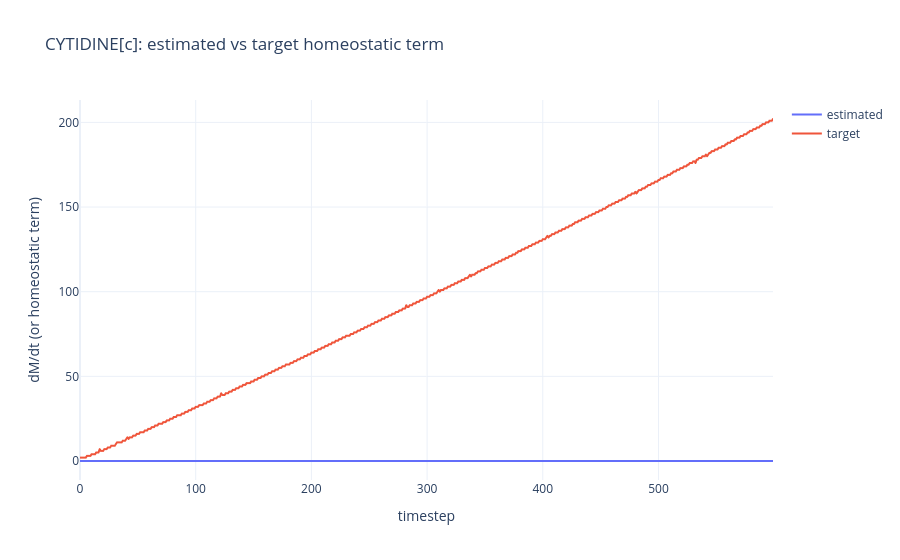

Notebook code for this chart:
### Code cell
df = pd.DataFrame({
    "timestep": estimated_CPD12261.index,
    "estimated": estimated_CPD12261.values,
    "target": target_CPD12261.values,
})

long = df.melt(
    id_vars="timestep",
    value_vars=["estimated", "target"],
    var_name="series",
    value_name="value",
)

fig = px.line(
    long,
    x="timestep",
    y="value",
    color="series",
    title="CYTIDINE[c]: estimated vs target homeostatic term",
    labels={"value": "dM/dt (or homeostatic term)", "series": ""},
)

fig.update_layout(
    template="plotly_white",
    hovermode="x unified",
)

fig.show()

### Figure 1 — Plotly figure (JSON) as saved in the notebook; plotly's stock layout.template omitted (floating-point values rounded to 4 significant figures; data arrays with more than 128 entries replaced by an {"elided": "..."} marker saying what was removed)
{"data": [{"hovertemplate": "=estimated<br>timestep=%{x}<br>dM/dt (or homeostatic term)=%{y}<extra></extra>", "legendgroup": "estimated", "line": {"color": "#636efa", "dash": "solid"}, "marker": {"symbol": "circle"}, "mode": "lines", "name": "estimated", "showlegend": true, "x": {"elided": "600 int values"}, "xaxis": "x", "y": {"elided": "600 int values"}, "yaxis": "y", "type": "scattergl"}, {"hovertemplate": "=target<br>timestep=%{x}<br>dM/dt (or homeostatic term)=%{y}<extra></extra>", "legendgroup": "target", "line": {"color": "#EF553B", "dash": "solid"}, "marker": {"symbol": "circle"}, "mode": "lines", "name": "target", "showlegend": true, "x": {"elided": "600 int values"}, "xaxis": "x", "y": {"elided": "600 int values"}, "yaxis": "y", "type": "scattergl"}], "layout": {"xaxis": {"anchor": "y", "domain": [0.0, 1.0], "title": {"text": "timestep"}}, "yaxis": {"anchor": "x", "domain": [0.0, 1.0], "title": {"text": "dM/dt (or homeostatic term)"}}, "legend": {"title": {"text": ""}, "tracegroupgap": 0}, "title": {"text": "CYTIDINE[c]: estimated vs target homeostatic term"}, "hovermode": "x unified"}}
